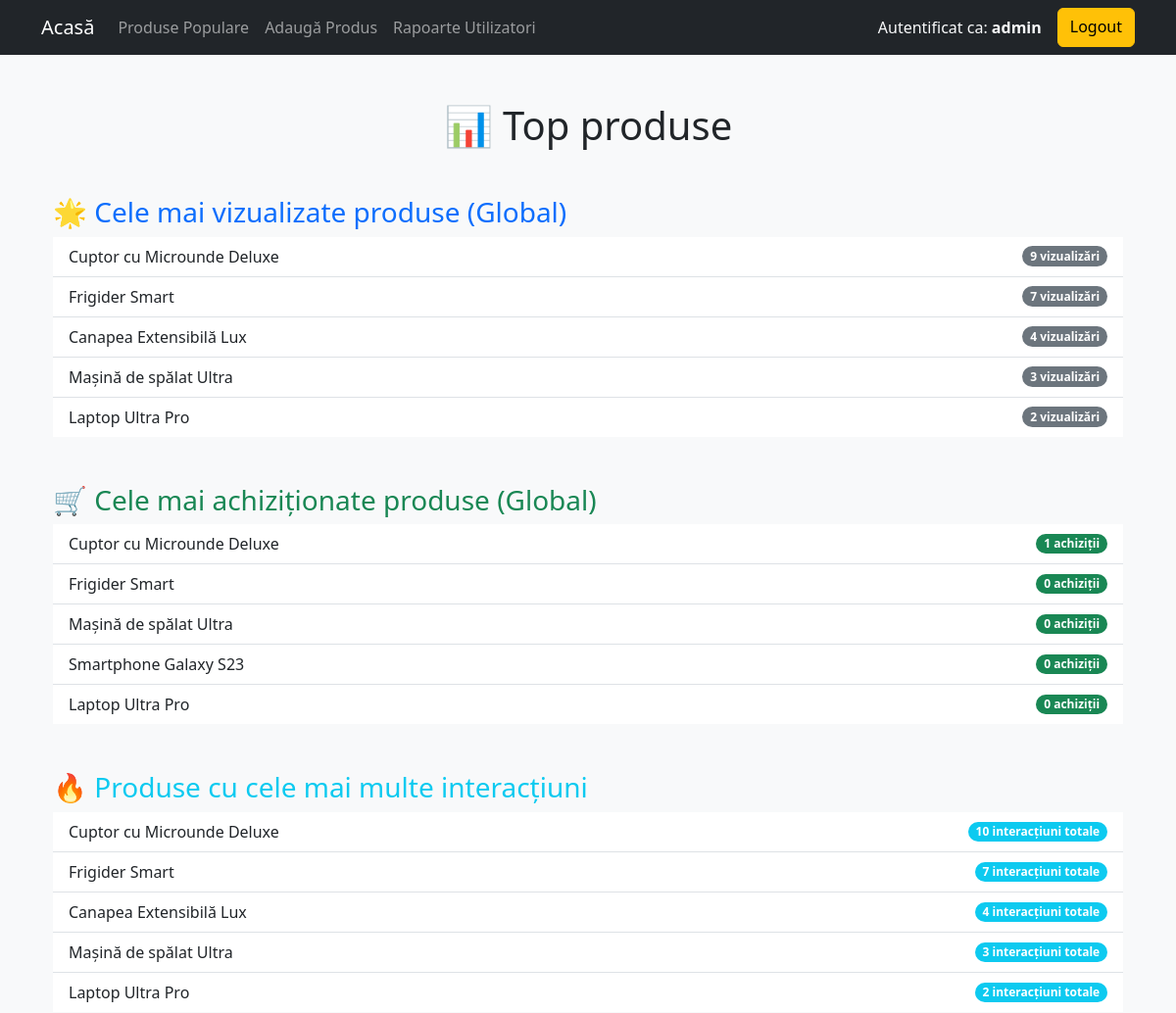
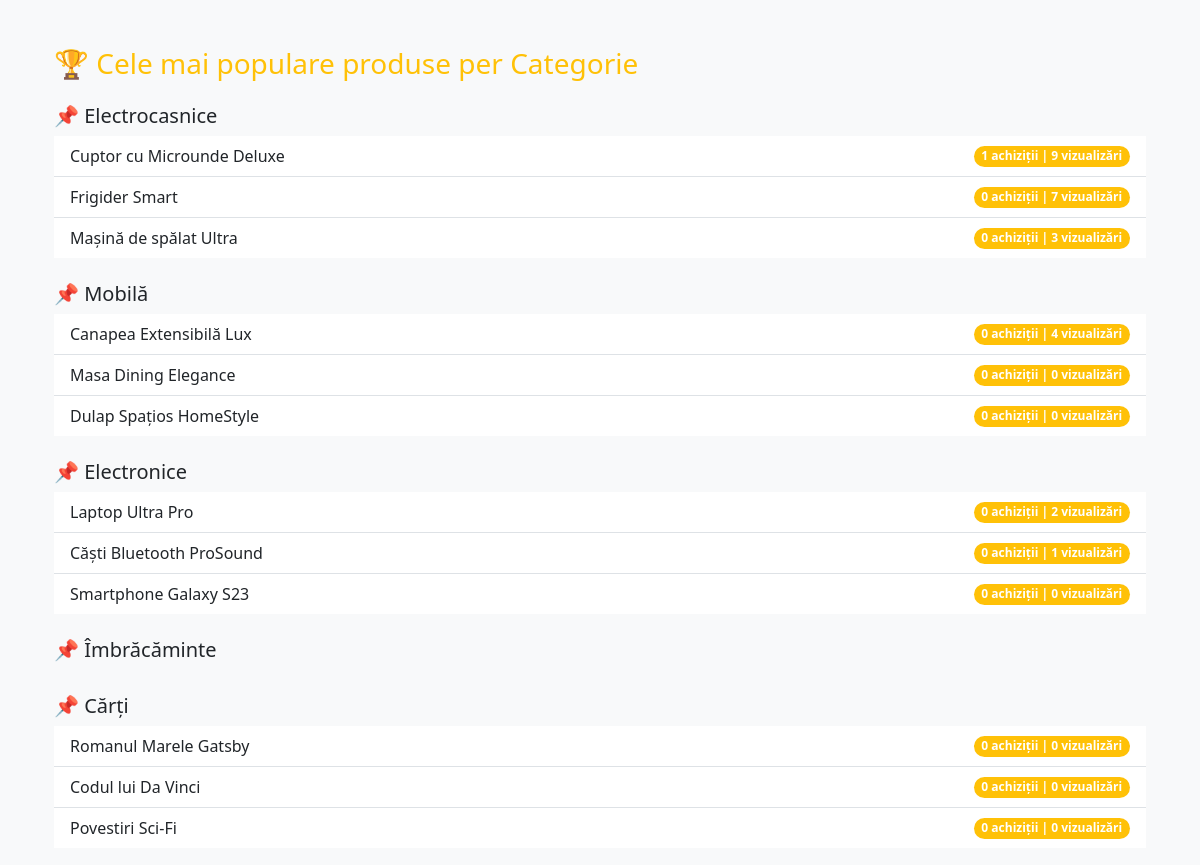
Before: /popular_products (signed in, upper part) with the older database file (2 pictures, top to bottom).
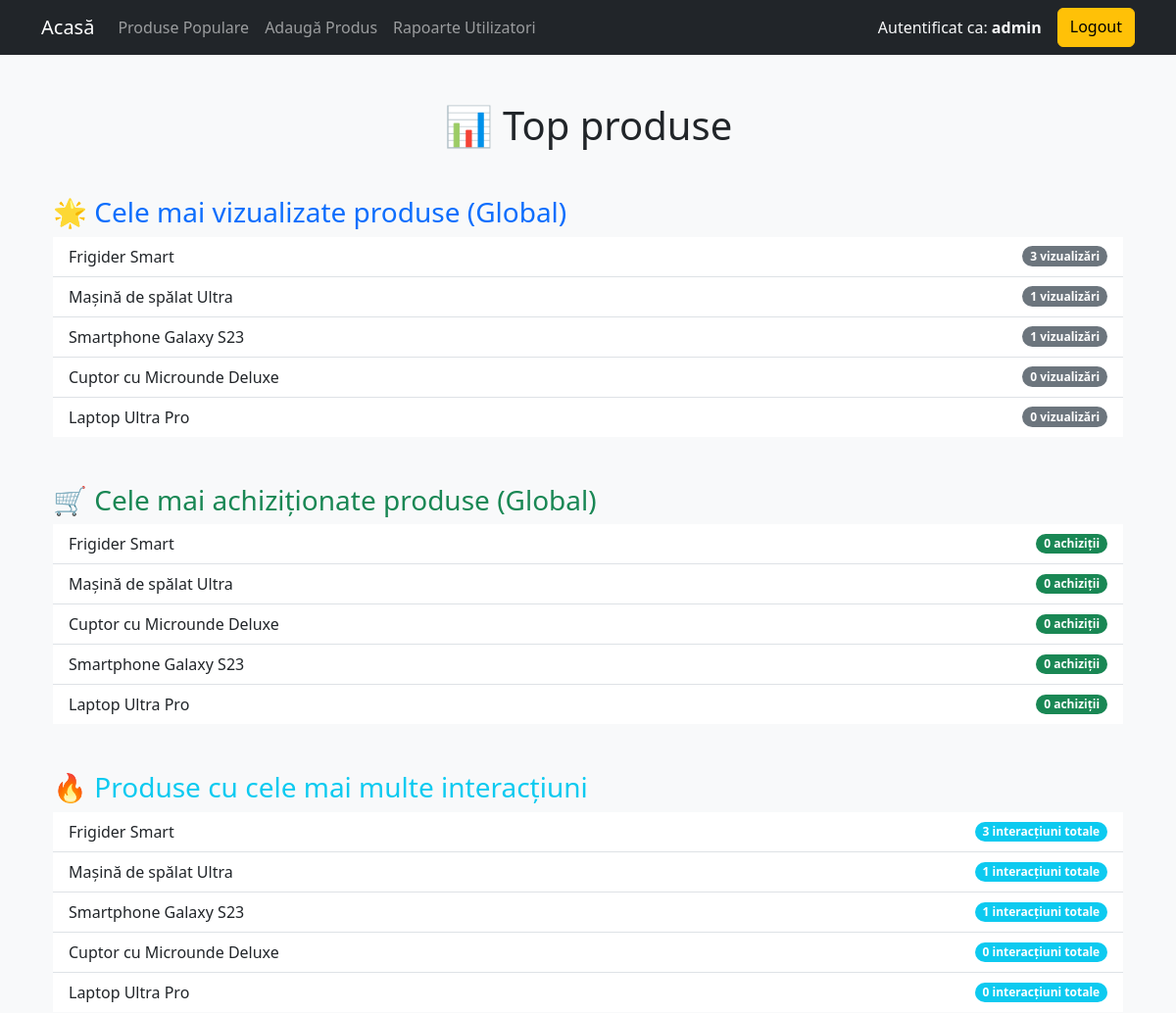
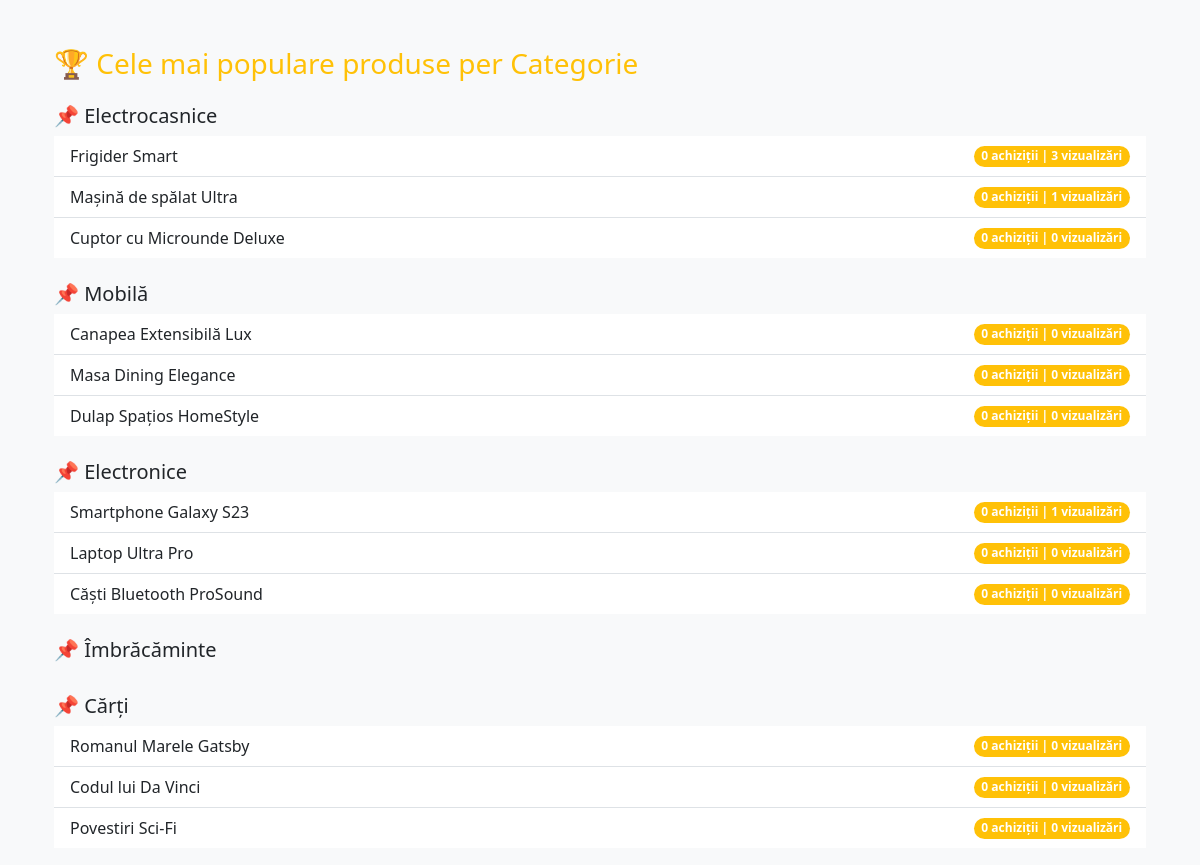
After: the same page with the newer database file (2 pictures, top to bottom).
### models.py (models this page shows, shortened)
class Product(db.Model):
    id = db.Column(db.Integer, primary_key=True)
    name = db.Column(db.String(100))
    category = db.Column(db.String(50))
    price = db.Column(db.Float)
    description = db.Column(db.Text)
    views = db.Column(db.Integer, default=0)
    purchases = db.Column(db.Integer, default=0)

### app.py (the view)
@app.route("/popular_products")
@login_required
def popular_products():
    most_viewed = Product.query.order_by(Product.views.desc()).limit(5).all()
    most_purchased = Product.query.order_by(Product.purchases.desc()).limit(5).all()
    most_interacted = (
        db.session.query(Product, db.func.sum(Product.views + Product.purchases).label("total_interactions"))
        .group_by(Product.id)
        .order_by(db.func.sum(Product.views + Product.purchases).desc())
        .limit(5)
        .all()
    )
    popular_per_category = {}
    for category in AVAILABLE_CATEGORIES:
        popular_per_category[category] = (
            Product.query.filter_by(category=category)
            .order_by(Product.purchases.desc(), Product.views.desc())
            .limit(5)
            .all()
        )
    return render_template(
        "popular_products.html",
        most_viewed=most_viewed,
        most_purchased=most_purchased,
        most_interacted=most_interacted,
        popular_per_category=popular_per_category
    )

### app.py (called while the page is built)
def login_required(f):
    @wraps(f)
    def decorated_function(*args, **kwargs):
        if "user_id" not in session:
            flash("Trebuie să fii autentificat pentru a accesa această pagină.")
            return redirect(url_for("login"))
        return f(*args, **kwargs)
    return decorated_function

### templates/popular_products.html (shortened to what this page needs)
<!DOCTYPE html>
<html lang="ro">
<head>
    <link rel="stylesheet" href="https://cdn.jsdelivr.net/npm/bootstrap@5.3.0/dist/css/bootstrap.min.css">
</head>
<body class="bg-light">
{% extends 'base.html' %}
{% block content %}
<div class="container mt-5">
    <h1 class="text-center mb-5">📊 Top produse</h1>
    <h3 class="mt-5 text-primary">🌟 Cele mai vizualizate produse (Global)</h3>
    <ul class="list-group list-group-flush">
        {% for product in most_viewed %}
            <li class="list-group-item d-flex justify-content-between align-items-center">
                {{ product.name }}
                <span class="badge bg-secondary rounded-pill">{{ product.views }} vizualizări</span>
            </li>
        {% endfor %}
    </ul>
    <h3 class="mt-5 text-success">🛒 Cele mai achiziționate produse (Global)</h3>
    <ul class="list-group list-group-flush">
        {% for product in most_purchased %}
            <li class="list-group-item d-flex justify-content-between align-items-center">
                {{ product.name }}
                <span class="badge bg-success rounded-pill">{{ product.purchases }} achiziții</span>
            </li>
        {% endfor %}
    </ul>
    <h3 class="mt-5 text-info">🔥 Produse cu cele mai multe interacțiuni</h3>
    <ul class="list-group list-group-flush">
        {% for product, total_interactions in most_interacted %}
            <li class="list-group-item d-flex justify-content-between align-items-center">
                {{ product.name }}
                <span class="badge bg-info rounded-pill">{{ total_interactions }} interacțiuni totale</span>
            </li>
        {% endfor %}
    </ul>
    <h3 class="mt-5 text-warning">🏆 Cele mai populare produse per Categorie</h3>
    {% for category, products in popular_per_category.items() %}
        <h5 class="mt-4">📌 {{ category }}</h5>
        <ul class="list-group list-group-flush">
            {% for product in products %}
                <li class="list-group-item d-flex justify-content-between align-items-center">
                    {{ product.name }}
                    <span class="badge bg-warning rounded-pill">{{ product.purchases }} achiziții | {{ product.views }} vizualizări</span>
                </li>
            {% endfor %}
        </ul>
    {% endfor %}
</div>
{% endblock %}

### templates/base.html (shortened to what this page needs)
<!DOCTYPE html>
<html lang="ro">
<head>
    <link rel="stylesheet" href="https://cdn.jsdelivr.net/npm/bootstrap@5.3.0/dist/css/bootstrap.min.css">
</head>
<body class="bg-light">
<nav class="navbar navbar-expand-lg navbar-dark bg-dark">
    <div class="container">
        <a class="navbar-brand" href="{{ url_for('home') }}">Acasă</a>
        <div class="collapse navbar-collapse" id="navbarNav">
            <ul class="navbar-nav me-auto">
                <li class="nav-item">
                    <a class="nav-link" href="{{ url_for('popular_products') }}">Produse Populare</a>
                </li>
                {% if session['role'] == 'admin' %}
                <li class="nav-item">
                    <a class="nav-link" href="{{ url_for('add_product') }}">Adaugă Produs</a>
                </li>
                <li class="nav-item">
                    <a class="nav-link" href="{{ url_for('user_reports') }}">Rapoarte Utilizatori</a>
                </li>
                {% endif %}
            </ul>
            <div class="d-flex">
                {% if 'user_id' in session %}
                    <span class="navbar-text me-3 text-light">Autentificat ca: <strong>{{ session['role'] }}</strong></span>
                    <a class="btn btn-warning" href="{{ url_for('logout') }}">Logout</a>
                {% else %}
                    <a class="btn btn-primary me-2" href="{{ url_for('login') }}">Login</a>
                    <a class="btn btn-success" href="{{ url_for('register') }}">Register</a>
                {% endif %}
            </div>
        </div>
    </div>
</nav>
<div class="container mt-5">
    {% block content %}
    {% endblock %}
</div>
</body>
</html>

Changed rows visible on the page:
no longer on one of the page's lists (row edited): Product: name "Canapea Extensibilă Lux", views "4"
changed Product "Frigider Smart": views "7" → "3"
changed Product "Mașină de spălat Ultra": views "3" → "1"
now on one of the page's lists (row edited): Product: name "Smartphone Galaxy S23", views "1"
changed Product "Smartphone Galaxy S23": views "0" → "1"; moves up the list
changed Product "Cuptor cu Microunde Deluxe": views "9" → "0"; purchases "1" → "0"; total_interactions "10" → "0"; moves down the list
changed Product "Laptop Ultra Pro": views "2" → "0"
changed Product "Canapea Extensibilă Lux": views "4" → "0"
changed Product "Căști Bluetooth ProSound": views "1" → "0"
